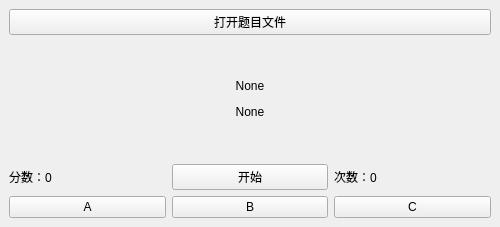
<?xml version="1.0" encoding="UTF-8"?>
<ui version="4.0">
 <class>MainWindow</class>
 <widget class="QMainWindow" name="MainWindow">
  <property name="geometry">
   <rect>
    <x>0</x>
    <y>0</y>
    <width>500</width>
    <height>227</height>
   </rect>
  </property>
  <property name="windowTitle">
   <string>MainWindow</string>
  </property>
  <widget class="QWidget" name="centralwidget">
   <layout class="QGridLayout" name="gridLayout_2">
    <item row="0" column="0">
     <widget class="QPushButton" name="Open">
      <property name="text">
       <string>打开题目文件</string>
      </property>
     </widget>
    </item>
    <item row="1" column="0">
     <layout class="QGridLayout" name="gridLayout">
      <item row="2" column="1">
       <widget class="QPushButton" name="B">
        <property name="text">
         <string>B</string>
        </property>
       </widget>
      </item>
      <item row="1" column="1">
       <widget class="QPushButton" name="start">
        <property name="text">
         <string>开始</string>
        </property>
       </widget>
      </item>
      <item row="1" column="2">
       <widget class="QLabel" name="show2">
        <property name="text">
         <string>次数：0</string>
        </property>
       </widget>
      </item>
      <item row="2" column="2">
       <widget class="QPushButton" name="C">
        <property name="text">
         <string>C</string>
        </property>
       </widget>
      </item>
      <item row="2" column="0">
       <widget class="QPushButton" name="A">
        <property name="text">
         <string>A</string>
        </property>
       </widget>
      </item>
      <item row="1" column="0">
       <widget class="QLabel" name="show1">
        <property name="text">
         <string>分数：0</string>
        </property>
       </widget>
      </item>
      <item row="0" column="0" colspan="3">
       <layout class="QVBoxLayout" name="verticalLayout">
        <item>
         <widget class="QLabel" name="Show">
          <property name="text">
           <string>&lt;html&gt;&lt;head/&gt;&lt;body&gt;&lt;p align=&quot;center&quot;&gt;None&lt;/p&gt;&lt;p align=&quot;center&quot;&gt;None&lt;/p&gt;&lt;/body&gt;&lt;/html&gt;</string>
          </property>
         </widget>
        </item>
       </layout>
      </item>
     </layout>
    </item>
   </layout>
  </widget>
 </widget>
 <resources/>
 <connections/>
</ui>
